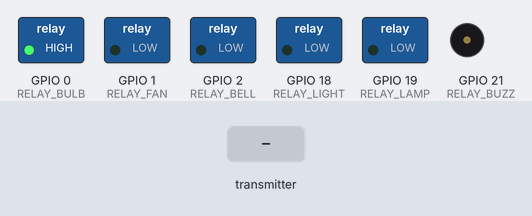
A sketch run on a simulated ESP32. On the bench: switched loads named in the sketch (green lamp = pin HIGH), buzzer (waves = sounding, pin HIGH). The test bench sets the inputs (shaded band). What the sketch prints to the serial monitor is not drawn.

Above: at 0.1 s.
At 0.5 s:
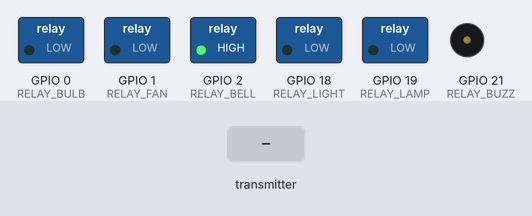
At 2.4 s:
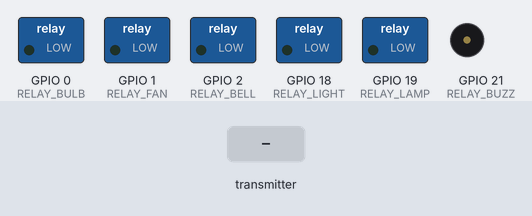
2.5 s: the transmitter starts sending message = 0
Timing chart, 0 to 5.5 s (numbered marks = the images above; inputs shaded):
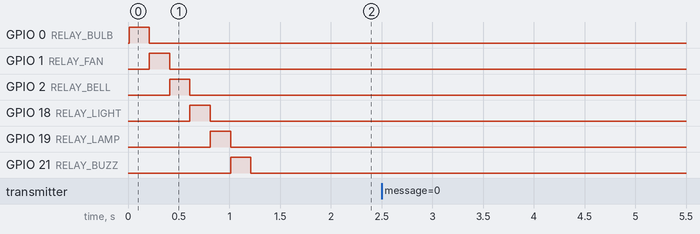

The sketch:

Receiver_relay_code.ino
```cpp
#include <Arduino.h>
#include "WiFi.h"
#include "esp_now.h"

#define ESPNOW_WIFI_CHANNEL 0
#define MAX_ESP_NOW_MAC_LEN 6
#define BAUD 115200
#define MAX_CHARACTERS_NUMBER 20
#define NO_PMK_KEY false

typedef uint8_t XIAO;
typedef int status;

// Sender MAC address
static uint8_t XIAOS3_Sender_MAC_Address[MAX_ESP_NOW_MAC_LEN] = {0xEC, 0x64, 0xC9, 0x6E, 0xCA, 0xC0};
esp_now_peer_info_t peerInfo_sender;

typedef struct {
  char Reveiver_device[MAX_CHARACTERS_NUMBER];
  char Reveiver_Trag[MAX_CHARACTERS_NUMBER];
} receiver_meesage_types;

typedef struct {
  char message[32];
} message_types;

receiver_meesage_types XIAOC6_RECEIVER_INFORATION;
message_types XIAOS3_SENDER_INFORATION;

// ✅ Relay Pin Assignments (Tested & Working GPIOs)
#define RELAY_BULB   0   // GPIO0
#define RELAY_FAN    1   // GPIO1
#define RELAY_BELL   2   // GPIO2
#define RELAY_LIGHT 18   // GPIO18
#define RELAY_LAMP  19   // GPIO19
#define RELAY_BUZZ  21   // GPIO21

void Receiver_MACAddress_requir();
void espnow_init();
void espnow_deinit();
void ReceiverXIAOC6_Recive_Data_cb(const esp_now_recv_info *info, const uint8_t *incomingData, int len);
void ReceiverXIAOC6_Send_Data_cb(const wifi_tx_info_t *info, esp_now_send_status_t status);
void Association_SenderXIAOS3_peer();

void setup() {
  Serial.begin(BAUD);
  while (!Serial);

  Receiver_MACAddress_requir();
  espnow_init();

  esp_now_register_recv_cb(ReceiverXIAOC6_Recive_Data_cb);
  esp_now_register_send_cb(ReceiverXIAOC6_Send_Data_cb);
  Association_SenderXIAOS3_peer();

  // ✅ Set all relay pins as OUTPUT and initially OFF
  pinMode(RELAY_BULB, OUTPUT);
  pinMode(RELAY_FAN, OUTPUT);
  pinMode(RELAY_BELL, OUTPUT);
  pinMode(RELAY_LIGHT, OUTPUT);
  pinMode(RELAY_LAMP, OUTPUT);
  pinMode(RELAY_BUZZ, OUTPUT);

  digitalWrite(RELAY_BULB, LOW);
  digitalWrite(RELAY_FAN, LOW);
  digitalWrite(RELAY_BELL, LOW);
  digitalWrite(RELAY_LIGHT, LOW);
  digitalWrite(RELAY_LAMP, LOW);
  digitalWrite(RELAY_BUZZ, LOW);

  // ✅ Test each relay once
  Serial.println("Relay pin test...");
  digitalWrite(RELAY_BULB, HIGH);  delay(200); digitalWrite(RELAY_BULB, LOW);
  digitalWrite(RELAY_FAN, HIGH);   delay(200); digitalWrite(RELAY_FAN, LOW);
  digitalWrite(RELAY_BELL, HIGH);  delay(200); digitalWrite(RELAY_BELL, LOW);
  digitalWrite(RELAY_LIGHT, HIGH); delay(200); digitalWrite(RELAY_LIGHT, LOW);
  digitalWrite(RELAY_LAMP, HIGH);  delay(200); digitalWrite(RELAY_LAMP, LOW);
  digitalWrite(RELAY_BUZZ, HIGH);  delay(200); digitalWrite(RELAY_BUZZ, LOW);
}

void loop() {
  // Nothing to do here
}

void espnow_init() {
  status espnow_sign = esp_now_init();
  Serial.println(espnow_sign == ESP_OK ? "ESP-NOW initialized successfully!" : "ESP-NOW initialization failed!");
}

void espnow_deinit() {
  status espnow_sign = esp_now_deinit();
  Serial.println(espnow_sign == ESP_OK ? "ESP-NOW deinitialized successfully!" : "ESP-NOW deinitialization failed!");
}

void Receiver_MACAddress_requir() {
  WiFi.mode(WIFI_STA);
  WiFi.setChannel(ESPNOW_WIFI_CHANNEL);

  XIAO mac[MAX_ESP_NOW_MAC_LEN];
  while (!WiFi.STA.started()) {
    Serial.print(".");
    delay(100);
  }

  WiFi.macAddress(mac);
  Serial.println();
  Serial.printf("const uint8_t mac_self[6] = {0x%02x, 0x%02x, 0x%02x, 0x%02x, 0x%02x, 0x%02x};\n",
                mac[0], mac[1], mac[2], mac[3], mac[4], mac[5]);
}

void ReceiverXIAOC6_Recive_Data_cb(const esp_now_recv_info *info, const uint8_t *incomingData, int len) {
  memcpy(&XIAOS3_SENDER_INFORATION, incomingData, sizeof(XIAOS3_SENDER_INFORATION));
  Serial.print("Bytes received: ");
  Serial.println(len);
  Serial.print("Received message: ");
  Serial.println(XIAOS3_SENDER_INFORATION.message);

  String command = String(XIAOS3_SENDER_INFORATION.message);
  command.trim();
  Serial.print("Executing command: ");
  Serial.println(command);

  // ✅ Relay logic
  if (command == "BULB:ON")        digitalWrite(RELAY_BULB, HIGH);
  else if (command == "BULB:OFF")  digitalWrite(RELAY_BULB, LOW);
  else if (command == "FAN:ON")    digitalWrite(RELAY_FAN, HIGH);
  else if (command == "FAN:OFF")   digitalWrite(RELAY_FAN, LOW);
  else if (command == "BELL:ON")   digitalWrite(RELAY_BELL, HIGH);
  else if (command == "BELL:OFF")  digitalWrite(RELAY_BELL, LOW);
  else if (command == "LIGHT:ON")  digitalWrite(RELAY_LIGHT, HIGH);
  else if (command == "LIGHT:OFF") digitalWrite(RELAY_LIGHT, LOW);
  else if (command == "LAMP:ON")   digitalWrite(RELAY_LAMP, HIGH);
  else if (command == "LAMP:OFF")  digitalWrite(RELAY_LAMP, LOW);
  else if (command == "BUZZ:ON")   digitalWrite(RELAY_BUZZ, HIGH);
  else if (command == "BUZZ:OFF")  digitalWrite(RELAY_BUZZ, LOW);
}

void ReceiverXIAOC6_Send_Data_cb(const wifi_tx_info_t *info, esp_now_send_status_t status) {
  char macStr[18];
  snprintf(macStr, sizeof(macStr), "%02x:%02x:%02x:%02x:%02x:%02x",
           info->des_addr[0], info->des_addr[1], info->des_addr[2],
           info->des_addr[3], info->des_addr[4], info->des_addr[5]);

  Serial.print("Packet to: ");
  Serial.println(macStr);
  delay(500);
  Serial.print("Send status:\t");
  Serial.println(status == ESP_NOW_SEND_SUCCESS ? "Delivery Success" : "Delivery Fail");
  Serial.println();
}

void Association_SenderXIAOS3_peer() {
  Serial.println("Attempting to associate peer for XIAOC6...");
  peerInfo_sender.channel = ESPNOW_WIFI_CHANNEL;
  peerInfo_sender.encrypt = NO_PMK_KEY;

  memcpy(peerInfo_sender.peer_addr, XIAOS3_Sender_MAC_Address, MAX_ESP_NOW_MAC_LEN);
  esp_err_t addPressStatus = esp_now_add_peer(&peerInfo_sender);

  if (addPressStatus != ESP_OK) {
    Serial.print("Failed to add peer: ");
    Serial.println(addPressStatus);
  } else {
    Serial.println("Peer added successfully");
  }
}
```

Measured:
- after the input at 2.5 s, every drawn part: stays the same
